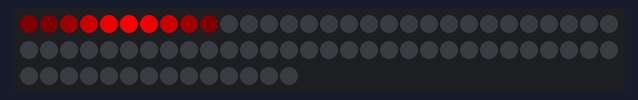
This sketch was run on a simulated Arduino Uno, built with avr-gcc and run on an emulated ATmega328P. Shown: 74 RGB LEDs in strip order, left to right, continuing on the next row.

Above: at 0.05 s.
At 1.83 s:
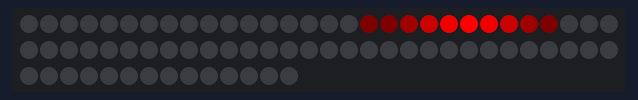
At 3.61 s:
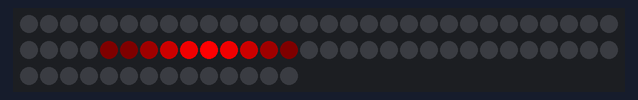
At 7.17 s:
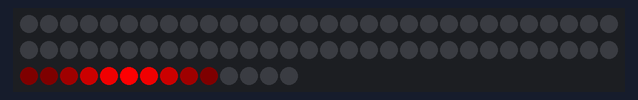
At 10.73 s:
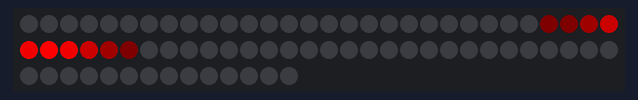
At 14.29 s:
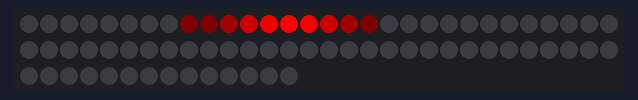

Measured:
- by itself, everything shown: repeats every 13.4 s, in 128 steps

The sketch:

18_scanner.ino
```cpp
#include<FastLED.h>

#define LED_AMOUNT        74
#define DATA_PIN          6
#define GLOBAL_BRIGHTNESS 255

#define SCANNER_SIZE      10

CRGB leds[LED_AMOUNT];

int position = 0;
bool dir = false;

void setup() {
  FastLED.addLeds<NEOPIXEL, DATA_PIN>(leds, LED_AMOUNT);
  FastLED.setBrightness(GLOBAL_BRIGHTNESS);
}

void loop() {

  float step = TWO_PI / SCANNER_SIZE;

  FastLED.clear();

  for(int i=0; i<SCANNER_SIZE; i++){
    float brightness = cos(PI + (i * step));
    brightness = (brightness + 1) / 2;
    brightness *= 255;

    brightness = max(brightness, 30);

    leds[position + i] = CHSV(255, 255, brightness);
  }

  FastLED.show();

  if(position == LED_AMOUNT - SCANNER_SIZE || position == 0) dir = !dir;

  if(dir) position += 1;
  else position -= 1;
  delay(100);
}
```
